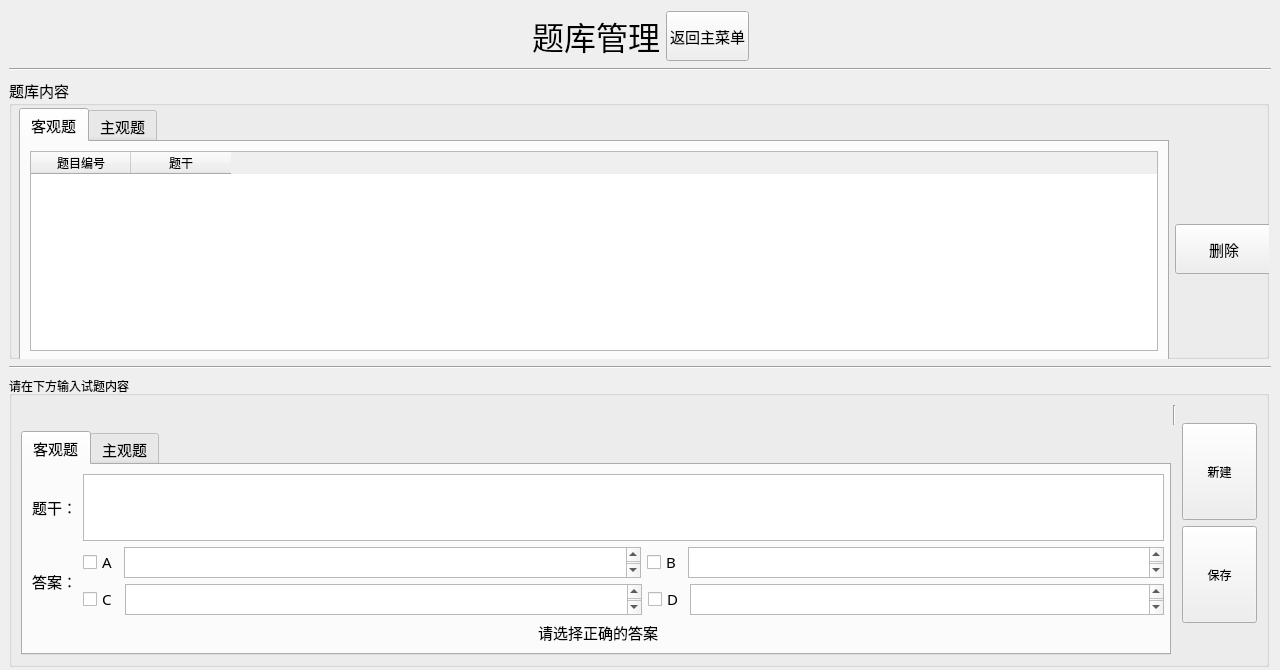
<?xml version="1.0" encoding="UTF-8"?>
<ui version="4.0">
 <class>QuestionsManageUI</class>
 <widget class="QWidget" name="QuestionsManageUI">
  <property name="windowModality">
   <enum>Qt::WindowModal</enum>
  </property>
  <property name="enabled">
   <bool>true</bool>
  </property>
  <property name="geometry">
   <rect>
    <x>0</x>
    <y>0</y>
    <width>1280</width>
    <height>670</height>
   </rect>
  </property>
  <property name="minimumSize">
   <size>
    <width>1280</width>
    <height>670</height>
   </size>
  </property>
  <property name="maximumSize">
   <size>
    <width>1280</width>
    <height>670</height>
   </size>
  </property>
  <property name="focusPolicy">
   <enum>Qt::NoFocus</enum>
  </property>
  <property name="windowTitle">
   <string>添加试题界面</string>
  </property>
  <property name="whatsThis">
   <string/>
  </property>
  <property name="layoutDirection">
   <enum>Qt::LeftToRight</enum>
  </property>
  <widget class="QWidget" name="layoutWidget">
   <property name="geometry">
    <rect>
     <x>9</x>
     <y>10</y>
     <width>1262</width>
     <height>662</height>
    </rect>
   </property>
   <layout class="QVBoxLayout" name="verticalLayout_4">
    <item>
     <layout class="QHBoxLayout" name="horizontalLayout_12">
      <item>
       <spacer name="horizontalSpacer_5">
        <property name="orientation">
         <enum>Qt::Horizontal</enum>
        </property>
        <property name="sizeHint" stdset="0">
         <size>
          <width>40</width>
          <height>20</height>
         </size>
        </property>
       </spacer>
      </item>
      <item>
       <widget class="QLabel" name="label_3">
        <property name="font">
         <font>
          <family>微软雅黑</family>
          <pointsize>24</pointsize>
         </font>
        </property>
        <property name="text">
         <string>题库管理</string>
        </property>
        <property name="alignment">
         <set>Qt::AlignCenter</set>
        </property>
       </widget>
      </item>
      <item>
       <widget class="QPushButton" name="pushButton_back">
        <property name="minimumSize">
         <size>
          <width>80</width>
          <height>50</height>
         </size>
        </property>
        <property name="font">
         <font>
          <family>微软雅黑</family>
          <pointsize>11</pointsize>
         </font>
        </property>
        <property name="text">
         <string>返回主菜单</string>
        </property>
       </widget>
      </item>
      <item>
       <layout class="QHBoxLayout" name="horizontalLayout_11">
        <item>
         <spacer name="horizontalSpacer_4">
          <property name="orientation">
           <enum>Qt::Horizontal</enum>
          </property>
          <property name="sizeHint" stdset="0">
           <size>
            <width>40</width>
            <height>20</height>
           </size>
          </property>
         </spacer>
        </item>
       </layout>
      </item>
     </layout>
    </item>
    <item>
     <widget class="Line" name="line_4">
      <property name="orientation">
       <enum>Qt::Horizontal</enum>
      </property>
     </widget>
    </item>
    <item>
     <widget class="QGroupBox" name="groupBox_2">
      <property name="minimumSize">
       <size>
        <width>1260</width>
        <height>281</height>
       </size>
      </property>
      <property name="maximumSize">
       <size>
        <width>1260</width>
        <height>281</height>
       </size>
      </property>
      <property name="font">
       <font>
        <family>微软雅黑</family>
        <pointsize>11</pointsize>
       </font>
      </property>
      <property name="title">
       <string>题库内容</string>
      </property>
      <widget class="QWidget" name="layoutWidget">
       <property name="geometry">
        <rect>
         <x>10</x>
         <y>30</y>
         <width>1254</width>
         <height>254</height>
        </rect>
       </property>
       <layout class="QHBoxLayout" name="horizontalLayout_10">
        <item>
         <widget class="QTabWidget" name="tabWidget_2">
          <property name="sizePolicy">
           <sizepolicy hsizetype="Expanding" vsizetype="Minimum">
            <horstretch>0</horstretch>
            <verstretch>0</verstretch>
           </sizepolicy>
          </property>
          <property name="minimumSize">
           <size>
            <width>1150</width>
            <height>0</height>
           </size>
          </property>
          <property name="maximumSize">
           <size>
            <width>1150</width>
            <height>300</height>
           </size>
          </property>
          <property name="currentIndex">
           <number>0</number>
          </property>
          <widget class="QWidget" name="tab_3">
           <attribute name="title">
            <string>客观题</string>
           </attribute>
           <layout class="QVBoxLayout" name="verticalLayout_2">
            <item>
             <widget class="QTableWidget" name="obTable">
              <property name="maximumSize">
               <size>
                <width>1150</width>
                <height>16777215</height>
               </size>
              </property>
              <property name="verticalScrollBarPolicy">
               <enum>Qt::ScrollBarAsNeeded</enum>
              </property>
              <property name="editTriggers">
               <set>QAbstractItemView::NoEditTriggers</set>
              </property>
              <property name="sortingEnabled">
               <bool>true</bool>
              </property>
              <attribute name="horizontalHeaderCascadingSectionResizes">
               <bool>true</bool>
              </attribute>
              <attribute name="horizontalHeaderDefaultSectionSize">
               <number>100</number>
              </attribute>
              <attribute name="horizontalHeaderMinimumSectionSize">
               <number>20</number>
              </attribute>
              <attribute name="verticalHeaderStretchLastSection">
               <bool>false</bool>
              </attribute>
              <column>
               <property name="text">
                <string>题目编号</string>
               </property>
              </column>
              <column>
               <property name="text">
                <string>题干</string>
               </property>
              </column>
             </widget>
            </item>
           </layout>
          </widget>
          <widget class="QWidget" name="tab_4">
           <attribute name="title">
            <string>主观题</string>
           </attribute>
           <layout class="QVBoxLayout" name="verticalLayout_3">
            <item>
             <widget class="QTableWidget" name="subTable">
              <property name="editTriggers">
               <set>QAbstractItemView::NoEditTriggers</set>
              </property>
              <property name="sortingEnabled">
               <bool>true</bool>
              </property>
              <column>
               <property name="text">
                <string>题目编号</string>
               </property>
              </column>
              <column>
               <property name="text">
                <string>题目类型</string>
               </property>
              </column>
              <column>
               <property name="text">
                <string>题干</string>
               </property>
              </column>
             </widget>
            </item>
           </layout>
          </widget>
         </widget>
        </item>
        <item>
         <layout class="QVBoxLayout" name="verticalLayout_6">
          <item>
           <spacer name="verticalSpacer_2">
            <property name="orientation">
             <enum>Qt::Vertical</enum>
            </property>
            <property name="sizeType">
             <enum>QSizePolicy::Fixed</enum>
            </property>
            <property name="sizeHint" stdset="0">
             <size>
              <width>20</width>
              <height>68</height>
             </size>
            </property>
           </spacer>
          </item>
          <item>
           <widget class="QPushButton" name="Button_delete">
            <property name="sizePolicy">
             <sizepolicy hsizetype="Minimum" vsizetype="Expanding">
              <horstretch>0</horstretch>
              <verstretch>0</verstretch>
             </sizepolicy>
            </property>
            <property name="maximumSize">
             <size>
              <width>16777215</width>
              <height>50</height>
             </size>
            </property>
            <property name="text">
             <string>删除</string>
            </property>
           </widget>
          </item>
          <item>
           <spacer name="verticalSpacer">
            <property name="orientation">
             <enum>Qt::Vertical</enum>
            </property>
            <property name="sizeType">
             <enum>QSizePolicy::Fixed</enum>
            </property>
            <property name="sizeHint" stdset="0">
             <size>
              <width>20</width>
              <height>40</height>
             </size>
            </property>
           </spacer>
          </item>
         </layout>
        </item>
       </layout>
      </widget>
     </widget>
    </item>
    <item>
     <widget class="Line" name="line">
      <property name="orientation">
       <enum>Qt::Horizontal</enum>
      </property>
     </widget>
    </item>
    <item>
     <widget class="QGroupBox" name="groupBox">
      <property name="minimumSize">
       <size>
        <width>1260</width>
        <height>291</height>
       </size>
      </property>
      <property name="maximumSize">
       <size>
        <width>1260</width>
        <height>291</height>
       </size>
      </property>
      <property name="styleSheet">
       <string notr="true">font: 11pt &quot;微软雅黑&quot;;</string>
      </property>
      <property name="title">
       <string>请在下方输入试题内容</string>
      </property>
      <layout class="QVBoxLayout" name="verticalLayout_8">
       <item>
        <layout class="QHBoxLayout" name="horizontalLayout_9">
         <item>
          <layout class="QVBoxLayout" name="verticalLayout_7">
           <item>
            <layout class="QHBoxLayout" name="horizontalLayout_14">
             <item>
              <spacer name="horizontalSpacer_6">
               <property name="orientation">
                <enum>Qt::Horizontal</enum>
               </property>
               <property name="sizeHint" stdset="0">
                <size>
                 <width>40</width>
                 <height>20</height>
                </size>
               </property>
              </spacer>
             </item>
             <item>
              <widget class="Line" name="line_2">
               <property name="orientation">
                <enum>Qt::Vertical</enum>
               </property>
              </widget>
             </item>
            </layout>
           </item>
           <item>
            <widget class="QTabWidget" name="tabWidget">
             <property name="enabled">
              <bool>true</bool>
             </property>
             <property name="sizePolicy">
              <sizepolicy hsizetype="Minimum" vsizetype="Minimum">
               <horstretch>0</horstretch>
               <verstretch>0</verstretch>
              </sizepolicy>
             </property>
             <property name="minimumSize">
              <size>
               <width>1150</width>
               <height>0</height>
              </size>
             </property>
             <property name="maximumSize">
              <size>
               <width>1150</width>
               <height>250</height>
              </size>
             </property>
             <property name="font">
              <font>
               <family>微软雅黑</family>
               <pointsize>11</pointsize>
               <weight>50</weight>
               <italic>false</italic>
               <bold>false</bold>
              </font>
             </property>
             <property name="layoutDirection">
              <enum>Qt::LeftToRight</enum>
             </property>
             <property name="currentIndex">
              <number>0</number>
             </property>
             <widget class="QWidget" name="tab">
              <property name="minimumSize">
               <size>
                <width>1150</width>
                <height>0</height>
               </size>
              </property>
              <property name="maximumSize">
               <size>
                <width>1150</width>
                <height>16777215</height>
               </size>
              </property>
              <attribute name="title">
               <string>客观题</string>
              </attribute>
              <layout class="QVBoxLayout" name="verticalLayout_5">
               <item>
                <spacer name="verticalSpacer_4">
                 <property name="orientation">
                  <enum>Qt::Vertical</enum>
                 </property>
                 <property name="sizeHint" stdset="0">
                  <size>
                   <width>20</width>
                   <height>40</height>
                  </size>
                 </property>
                </spacer>
               </item>
               <item>
                <layout class="QHBoxLayout" name="horizontalLayout_7">
                 <item>
                  <widget class="QLabel" name="label_Content">
                   <property name="text">
                    <string>题干：</string>
                   </property>
                  </widget>
                 </item>
                 <item>
                  <widget class="QTextEdit" name="textEdit"/>
                 </item>
                </layout>
               </item>
               <item>
                <layout class="QHBoxLayout" name="horizontalLayout_6">
                 <item>
                  <widget class="QLabel" name="label_Answer">
                   <property name="text">
                    <string>答案：</string>
                   </property>
                  </widget>
                 </item>
                 <item>
                  <layout class="QGridLayout" name="gridLayout_2">
                   <item row="0" column="0">
                    <layout class="QHBoxLayout" name="horizontalLayout">
                     <item>
                      <widget class="QCheckBox" name="radio_A">
                       <property name="text">
                        <string>A</string>
                       </property>
                      </widget>
                     </item>
                     <item>
                      <widget class="QTextEdit" name="textEdit_A"/>
                     </item>
                     <item>
                      <layout class="QHBoxLayout" name="horizontalLayout_3">
                       <item>
                        <widget class="QCheckBox" name="radio_B">
                         <property name="text">
                          <string>B</string>
                         </property>
                        </widget>
                       </item>
                       <item>
                        <widget class="QTextEdit" name="textEdit_B"/>
                       </item>
                      </layout>
                     </item>
                    </layout>
                   </item>
                   <item row="1" column="0">
                    <layout class="QHBoxLayout" name="horizontalLayout_4">
                     <item>
                      <widget class="QCheckBox" name="radio_C">
                       <property name="text">
                        <string>C</string>
                       </property>
                      </widget>
                     </item>
                     <item>
                      <widget class="QTextEdit" name="textEdit_C"/>
                     </item>
                     <item>
                      <layout class="QHBoxLayout" name="horizontalLayout_5">
                       <item>
                        <widget class="QCheckBox" name="radio_D">
                         <property name="text">
                          <string>D</string>
                         </property>
                        </widget>
                       </item>
                       <item>
                        <widget class="QTextEdit" name="textEdit_D"/>
                       </item>
                      </layout>
                     </item>
                    </layout>
                   </item>
                  </layout>
                 </item>
                </layout>
               </item>
               <item>
                <layout class="QHBoxLayout" name="horizontalLayout_8">
                 <property name="spacing">
                  <number>6</number>
                 </property>
                 <property name="sizeConstraint">
                  <enum>QLayout::SetFixedSize</enum>
                 </property>
                 <property name="leftMargin">
                  <number>0</number>
                 </property>
                 <item>
                  <spacer name="horizontalSpacer">
                   <property name="orientation">
                    <enum>Qt::Horizontal</enum>
                   </property>
                   <property name="sizeHint" stdset="0">
                    <size>
                     <width>40</width>
                     <height>20</height>
                    </size>
                   </property>
                  </spacer>
                 </item>
                 <item>
                  <widget class="QLabel" name="label_tips">
                   <property name="maximumSize">
                    <size>
                     <width>150</width>
                     <height>50</height>
                    </size>
                   </property>
                   <property name="font">
                    <font>
                     <family>微软雅黑</family>
                     <pointsize>11</pointsize>
                     <weight>50</weight>
                     <italic>false</italic>
                     <bold>false</bold>
                    </font>
                   </property>
                   <property name="styleSheet">
                    <string notr="true"/>
                   </property>
                   <property name="text">
                    <string>请选择正确的答案</string>
                   </property>
                   <property name="textFormat">
                    <enum>Qt::PlainText</enum>
                   </property>
                  </widget>
                 </item>
                 <item>
                  <spacer name="horizontalSpacer_3">
                   <property name="orientation">
                    <enum>Qt::Horizontal</enum>
                   </property>
                   <property name="sizeHint" stdset="0">
                    <size>
                     <width>40</width>
                     <height>20</height>
                    </size>
                   </property>
                  </spacer>
                 </item>
                </layout>
               </item>
              </layout>
             </widget>
             <widget class="QWidget" name="tab_2">
              <property name="minimumSize">
               <size>
                <width>1150</width>
                <height>0</height>
               </size>
              </property>
              <property name="maximumSize">
               <size>
                <width>1150</width>
                <height>16777215</height>
               </size>
              </property>
              <attribute name="title">
               <string>主观题</string>
              </attribute>
              <layout class="QGridLayout" name="gridLayout_4">
               <item row="0" column="0">
                <layout class="QHBoxLayout" name="horizontalLayout_13">
                 <item>
                  <widget class="QLabel" name="label2_Content">
                   <property name="text">
                    <string>题干：</string>
                   </property>
                  </widget>
                 </item>
                 <item>
                  <widget class="QTextEdit" name="textEdit2_Content"/>
                 </item>
                </layout>
               </item>
               <item row="1" column="0">
                <layout class="QHBoxLayout" name="horizontalLayout_2">
                 <item>
                  <spacer name="horizontalSpacer_2">
                   <property name="orientation">
                    <enum>Qt::Horizontal</enum>
                   </property>
                   <property name="sizeHint" stdset="0">
                    <size>
                     <width>40</width>
                     <height>20</height>
                    </size>
                   </property>
                  </spacer>
                 </item>
                </layout>
               </item>
              </layout>
             </widget>
            </widget>
           </item>
          </layout>
         </item>
         <item>
          <layout class="QVBoxLayout" name="verticalLayout">
           <property name="spacing">
            <number>6</number>
           </property>
           <item>
            <spacer name="verticalSpacer_5">
             <property name="orientation">
              <enum>Qt::Vertical</enum>
             </property>
             <property name="sizeType">
              <enum>QSizePolicy::Fixed</enum>
             </property>
             <property name="sizeHint" stdset="0">
              <size>
               <width>20</width>
               <height>18</height>
              </size>
             </property>
            </spacer>
           </item>
           <item>
            <widget class="QPushButton" name="Button_new">
             <property name="sizePolicy">
              <sizepolicy hsizetype="Minimum" vsizetype="Expanding">
               <horstretch>0</horstretch>
               <verstretch>0</verstretch>
              </sizepolicy>
             </property>
             <property name="minimumSize">
              <size>
               <width>75</width>
               <height>0</height>
              </size>
             </property>
             <property name="maximumSize">
              <size>
               <width>75</width>
               <height>16777215</height>
              </size>
             </property>
             <property name="toolTip">
              <string>&lt;!DOCTYPE HTML PUBLIC &quot;-//W3C//DTD HTML 4.0//EN&quot; &quot;http://www.w3.org/TR/REC-html40/strict.dtd&quot;&gt;
&lt;html&gt;&lt;head&gt;&lt;meta name=&quot;qrichtext&quot; content=&quot;1&quot; /&gt;&lt;style type=&quot;text/css&quot;&gt;
p, li { white-space: pre-wrap; }
&lt;/style&gt;&lt;/head&gt;&lt;body style=&quot; font-family:'微软雅黑'; font-size:11pt; font-weight:400; font-style:normal;&quot;&gt;
&lt;p style=&quot; margin-top:0px; margin-bottom:0px; margin-left:0px; margin-right:0px; -qt-block-indent:0; text-indent:0px;&quot;&gt;点击添加到题库&lt;/p&gt;&lt;/body&gt;&lt;/html&gt;</string>
             </property>
             <property name="text">
              <string>新建</string>
             </property>
            </widget>
           </item>
           <item>
            <widget class="QPushButton" name="Button_Save">
             <property name="enabled">
              <bool>true</bool>
             </property>
             <property name="sizePolicy">
              <sizepolicy hsizetype="Minimum" vsizetype="Expanding">
               <horstretch>0</horstretch>
               <verstretch>0</verstretch>
              </sizepolicy>
             </property>
             <property name="minimumSize">
              <size>
               <width>75</width>
               <height>0</height>
              </size>
             </property>
             <property name="maximumSize">
              <size>
               <width>75</width>
               <height>16777215</height>
              </size>
             </property>
             <property name="text">
              <string>保存</string>
             </property>
            </widget>
           </item>
           <item>
            <spacer name="verticalSpacer_3">
             <property name="orientation">
              <enum>Qt::Vertical</enum>
             </property>
             <property name="sizeType">
              <enum>QSizePolicy::Fixed</enum>
             </property>
             <property name="sizeHint" stdset="0">
              <size>
               <width>20</width>
               <height>32</height>
              </size>
             </property>
            </spacer>
           </item>
          </layout>
         </item>
        </layout>
       </item>
      </layout>
     </widget>
    </item>
   </layout>
  </widget>
 </widget>
 <tabstops>
  <tabstop>Button_new</tabstop>
  <tabstop>subTable</tabstop>
  <tabstop>Button_delete</tabstop>
  <tabstop>textEdit2_Content</tabstop>
  <tabstop>Button_Save</tabstop>
  <tabstop>obTable</tabstop>
  <tabstop>textEdit_A</tabstop>
  <tabstop>textEdit_B</tabstop>
  <tabstop>textEdit_C</tabstop>
  <tabstop>textEdit_D</tabstop>
  <tabstop>tabWidget_2</tabstop>
 </tabstops>
 <resources/>
 <connections/>
</ui>
